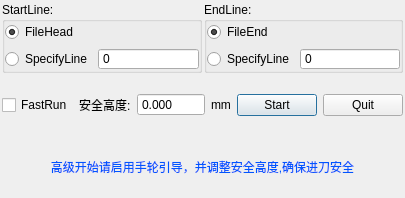
<?xml version="1.0" encoding="UTF-8"?>
<ui version="4.0">
 <class>SmartRunDialog</class>
 <widget class="QDialog" name="SmartRunDialog">
  <property name="geometry">
   <rect>
    <x>0</x>
    <y>0</y>
    <width>381</width>
    <height>198</height>
   </rect>
  </property>
  <property name="windowTitle">
   <string>Dialog</string>
  </property>
  <layout class="QVBoxLayout" name="verticalLayout">
   <property name="spacing">
    <number>2</number>
   </property>
   <property name="margin">
    <number>2</number>
   </property>
   <item>
    <widget class="QWidget" name="widget" native="true">
     <layout class="QHBoxLayout" name="horizontalLayout">
      <property name="spacing">
       <number>2</number>
      </property>
      <property name="margin">
       <number>0</number>
      </property>
      <item>
       <widget class="QGroupBox" name="groupBox">
        <property name="title">
         <string>StartLine:</string>
        </property>
        <layout class="QGridLayout" name="gridLayout">
         <property name="margin">
          <number>0</number>
         </property>
         <item row="1" column="0">
          <widget class="QRadioButton" name="rad_startline">
           <property name="text">
            <string>SpecifyLine</string>
           </property>
          </widget>
         </item>
         <item row="0" column="0">
          <widget class="QRadioButton" name="rad_pro_head">
           <property name="text">
            <string>FileHead</string>
           </property>
           <property name="checked">
            <bool>true</bool>
           </property>
          </widget>
         </item>
         <item row="0" column="1">
          <spacer name="horizontalSpacer_2">
           <property name="orientation">
            <enum>Qt::Horizontal</enum>
           </property>
           <property name="sizeHint" stdset="0">
            <size>
             <width>40</width>
             <height>20</height>
            </size>
           </property>
          </spacer>
         </item>
         <item row="1" column="1">
          <widget class="QSpinBox" name="set_startline">
           <property name="enabled">
            <bool>true</bool>
           </property>
           <property name="minimumSize">
            <size>
             <width>60</width>
             <height>0</height>
            </size>
           </property>
           <property name="styleSheet">
            <string notr="true">QSpinBox:disabled {
background-color: rgb(230, 237, 255);
}</string>
           </property>
           <property name="buttonSymbols">
            <enum>QAbstractSpinBox::NoButtons</enum>
           </property>
           <property name="maximum">
            <number>1000000</number>
           </property>
          </widget>
         </item>
        </layout>
       </widget>
      </item>
      <item>
       <widget class="QGroupBox" name="groupBox_2">
        <property name="title">
         <string>EndLine:</string>
        </property>
        <layout class="QGridLayout" name="gridLayout_2">
         <property name="margin">
          <number>0</number>
         </property>
         <item row="0" column="0">
          <widget class="QRadioButton" name="rad_pro_end">
           <property name="text">
            <string>FileEnd</string>
           </property>
           <property name="checked">
            <bool>true</bool>
           </property>
          </widget>
         </item>
         <item row="1" column="0">
          <widget class="QRadioButton" name="rad_endline">
           <property name="text">
            <string>SpecifyLine</string>
           </property>
          </widget>
         </item>
         <item row="0" column="1">
          <spacer name="horizontalSpacer_3">
           <property name="orientation">
            <enum>Qt::Horizontal</enum>
           </property>
           <property name="sizeHint" stdset="0">
            <size>
             <width>40</width>
             <height>20</height>
            </size>
           </property>
          </spacer>
         </item>
         <item row="1" column="1">
          <widget class="QSpinBox" name="set_endline">
           <property name="minimumSize">
            <size>
             <width>60</width>
             <height>0</height>
            </size>
           </property>
           <property name="styleSheet">
            <string notr="true">QSpinBox:disabled {
background-color: rgb(230, 237, 255);
}</string>
           </property>
           <property name="buttonSymbols">
            <enum>QAbstractSpinBox::NoButtons</enum>
           </property>
           <property name="maximum">
            <number>1000000</number>
           </property>
          </widget>
         </item>
        </layout>
       </widget>
      </item>
     </layout>
    </widget>
   </item>
   <item>
    <widget class="QFrame" name="frame_3">
     <property name="frameShape">
      <enum>QFrame::NoFrame</enum>
     </property>
     <property name="frameShadow">
      <enum>QFrame::Raised</enum>
     </property>
     <layout class="QHBoxLayout" name="horizontalLayout_3">
      <property name="margin">
       <number>0</number>
      </property>
      <item>
       <widget class="QCheckBox" name="fastrun">
        <property name="text">
         <string>FastRun</string>
        </property>
       </widget>
      </item>
      <item>
       <widget class="QLabel" name="label">
        <property name="text">
         <string>安全高度:</string>
        </property>
       </widget>
      </item>
      <item>
       <widget class="QDoubleSpinBox" name="safeheight">
        <property name="buttonSymbols">
         <enum>QAbstractSpinBox::NoButtons</enum>
        </property>
        <property name="decimals">
         <number>3</number>
        </property>
        <property name="maximum">
         <double>10000.000000000000000</double>
        </property>
        <property name="singleStep">
         <double>0.000000000000000</double>
        </property>
       </widget>
      </item>
      <item>
       <widget class="QLabel" name="label_2">
        <property name="text">
         <string>mm</string>
        </property>
       </widget>
      </item>
      <item>
       <spacer name="horizontalSpacer">
        <property name="orientation">
         <enum>Qt::Horizontal</enum>
        </property>
        <property name="sizeHint" stdset="0">
         <size>
          <width>101</width>
          <height>20</height>
         </size>
        </property>
       </spacer>
      </item>
      <item>
       <widget class="QPushButton" name="btn_runline">
        <property name="text">
         <string>Start</string>
        </property>
       </widget>
      </item>
      <item>
       <widget class="QPushButton" name="btn_cancel">
        <property name="text">
         <string>Quit</string>
        </property>
        <property name="shortcut">
         <string>Esc</string>
        </property>
       </widget>
      </item>
     </layout>
    </widget>
   </item>
   <item>
    <widget class="QLabel" name="label_3">
     <property name="styleSheet">
      <string notr="true">color: rgb(0, 85, 255);</string>
     </property>
     <property name="text">
      <string>高级开始请启用手轮引导，并调整安全高度,确保进刀安全</string>
     </property>
     <property name="alignment">
      <set>Qt::AlignCenter</set>
     </property>
    </widget>
   </item>
  </layout>
 </widget>
 <resources/>
 <connections/>
</ui>
